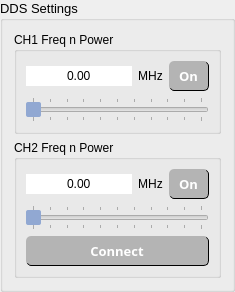
         <widget class="QGroupBox" name="GBOX_dds_panel">
          <property name="minimumSize">
           <size>
            <width>177</width>
            <height>232</height>
           </size>
          </property>
          <property name="font">
           <font>
            <family>Arial</family>
            <pointsize>10</pointsize>
           </font>
          </property>
          <property name="styleSheet">
           <string notr="true"/>
          </property>
          <property name="title">
           <string>DDS Settings</string>
          </property>
          <layout class="QVBoxLayout" name="verticalLayout_5">
           <item>
            <layout class="QVBoxLayout" name="verticalLayout_4">
             <item>
              <widget class="QGroupBox" name="groupBox_11">
               <property name="minimumSize">
                <size>
                 <width>0</width>
                 <height>20</height>
                </size>
               </property>
               <property name="font">
                <font>
                 <pointsize>9</pointsize>
                </font>
               </property>
               <property name="title">
                <string>CH1 Freq n Power</string>
               </property>
               <layout class="QVBoxLayout" name="verticalLayout">
                <item>
                 <layout class="QHBoxLayout" name="horizontalLayout_3" stretch="5,1,0">
                  <item>
                   <widget class="QLineEdit" name="TXT_CH1_freq">
                    <property name="minimumSize">
                     <size>
                      <width>0</width>
                      <height>20</height>
                     </size>
                    </property>
                    <property name="styleSheet">
                     <string notr="true">QLineEdit { border: none }</string>
                    </property>
                    <property name="text">
                     <string>0.00</string>
                    </property>
                    <property name="alignment">
                     <set>Qt::AlignCenter</set>
                    </property>
                   </widget>
                  </item>
                  <item>
                   <widget class="QLabel" name="LBL_CH1_MHz">
                    <property name="text">
                     <string>MHz</string>
                    </property>
                    <property name="alignment">
                     <set>Qt::AlignCenter</set>
                    </property>
                   </widget>
                  </item>
                  <item>
                   <widget class="QPushButton" name="BTN_CH1_power">
                    <property name="minimumSize">
                     <size>
                      <width>40</width>
                      <height>30</height>
                     </size>
                    </property>
                    <property name="font">
                     <font>
                      <family>Arial Black</family>
                      <pointsize>10</pointsize>
                      <weight>75</weight>
                      <bold>true</bold>
                     </font>
                    </property>
                    <property name="styleSheet">
                     <string notr="true">border-radius: 5px ;background-color: rgb(180, 180, 180);  color: rgb(255, 255, 255); color: rgb(255, 255, 255); border-style: outset; border-bottom: 1px solid; border-right: 1px solid</string>
                    </property>
                    <property name="text">
                     <string>On</string>
                    </property>
                    <property name="checkable">
                     <bool>true</bool>
                    </property>
                    <property name="checked">
                     <bool>false</bool>
                    </property>
                    <property name="autoDefault">
                     <bool>false</bool>
                    </property>
                   </widget>
                  </item>
                 </layout>
                </item>
                <item>
                 <widget class="QSlider" name="SLD_CH1_curr">
                  <property name="styleSheet">
                   <string notr="true">QSlider::handle:horizontal {
    background:rgb(145, 168, 210);
    width: 12px;
    height: 6px;
    border-radius: 2px;
    }</string>
                  </property>
                  <property name="maximum">
                   <number>1000</number>
                  </property>
                  <property name="pageStep">
                   <number>10</number>
                  </property>
                  <property name="orientation">
                   <enum>Qt::Horizontal</enum>
                  </property>
                  <property name="invertedAppearance">
                   <bool>false</bool>
                  </property>
                  <property name="invertedControls">
                   <bool>false</bool>
                  </property>
                  <property name="tickPosition">
                   <enum>QSlider::TicksBothSides</enum>
                  </property>
                  <property name="tickInterval">
                   <number>100</number>
                  </property>
                 </widget>
                </item>
               </layout>
              </widget>
             </item>
             <item>
              <widget class="QGroupBox" name="groupBox_12">
               <property name="minimumSize">
                <size>
                 <width>0</width>
                 <height>20</height>
                </size>
               </property>
               <property name="font">
                <font>
                 <pointsize>9</pointsize>
                </font>
               </property>
               <property name="title">
                <string>CH2 Freq n Power</string>
               </property>
               <layout class="QVBoxLayout" name="verticalLayout_17">
                <item>
                 <layout class="QHBoxLayout" name="horizontalLayout_4" stretch="5,0,0">
                  <item>
                   <widget class="QLineEdit" name="TXT_CH2_freq">
                    <property name="minimumSize">
                     <size>
                      <width>0</width>
                      <height>20</height>
                     </size>
                    </property>
                    <property name="styleSheet">
                     <string notr="true">QLineEdit { border: none }</string>
                    </property>
                    <property name="text">
                     <string>0.00</string>
                    </property>
                    <property name="alignment">
                     <set>Qt::AlignCenter</set>
                    </property>
                   </widget>
                  </item>
                  <item>
                   <widget class="QLabel" name="LBL_CH1_MHz_2">
                    <property name="text">
                     <string>MHz</string>
                    </property>
                    <property name="alignment">
                     <set>Qt::AlignCenter</set>
                    </property>
                   </widget>
                  </item>
                  <item>
                   <widget class="QPushButton" name="BTN_CH2_power">
                    <property name="minimumSize">
                     <size>
                      <width>40</width>
                      <height>30</height>
                     </size>
                    </property>
                    <property name="font">
                     <font>
                      <family>Arial Black</family>
                      <pointsize>10</pointsize>
                      <weight>75</weight>
                      <bold>true</bold>
                     </font>
                    </property>
                    <property name="styleSheet">
                     <string notr="true">border-radius: 5px ;background-color: rgb(180, 180, 180);  color: rgb(255, 255, 255); color: rgb(255, 255, 255); border-style: outset; border-bottom: 1px solid; border-right: 1px solid</string>
                    </property>
                    <property name="text">
                     <string>On</string>
                    </property>
                    <property name="checkable">
                     <bool>true</bool>
                    </property>
                    <property name="checked">
                     <bool>false</bool>
                    </property>
                    <property name="autoDefault">
                     <bool>false</bool>
                    </property>
                   </widget>
                  </item>
                 </layout>
                </item>
                <item>
                 <widget class="QSlider" name="SLD_CH2_curr">
                  <property name="styleSheet">
                   <string notr="true">QSlider::handle:horizontal {
    background:rgb(145, 168, 210);
    width: 12px;
    height: 6px;
    border-radius: 2px;
    }</string>
                  </property>
                  <property name="maximum">
                   <number>1000</number>
                  </property>
                  <property name="pageStep">
                   <number>10</number>
                  </property>
                  <property name="orientation">
                   <enum>Qt::Horizontal</enum>
                  </property>
                  <property name="invertedAppearance">
                   <bool>false</bool>
                  </property>
                  <property name="invertedControls">
                   <bool>false</bool>
                  </property>
                  <property name="tickPosition">
                   <enum>QSlider::TicksBothSides</enum>
                  </property>
                  <property name="tickInterval">
                   <number>100</number>
                  </property>
                 </widget>
                </item>
                <item>
                 <widget class="QPushButton" name="BTN_dds_connect">
                  <property name="enabled">
                   <bool>true</bool>
                  </property>
                  <property name="minimumSize">
                   <size>
                    <width>30</width>
                    <height>30</height>
                   </size>
                  </property>
                  <property name="font">
                   <font>
                    <family>Arial Black</family>
                    <pointsize>10</pointsize>
                    <weight>75</weight>
                    <bold>true</bold>
                   </font>
                  </property>
                  <property name="styleSheet">
                   <string notr="true">border-radius: 5px ;background-color: rgb(180, 180, 180);  color: rgb(255, 255, 255); color: rgb(255, 255, 255); border-style: outset; border-bottom: 1px solid; border-right: 1px solid</string>
                  </property>
                  <property name="text">
                   <string>    Connect    </string>
                  </property>
                  <property name="checkable">
                   <bool>true</bool>
                  </property>
                  <property name="checked">
                   <bool>false</bool>
                  </property>
                  <property name="autoDefault">
                   <bool>false</bool>
                  </property>
                 </widget>
                </item>
               </layout>
              </widget>
             </item>
            </layout>
           </item>
          </layout>
         </widget>
